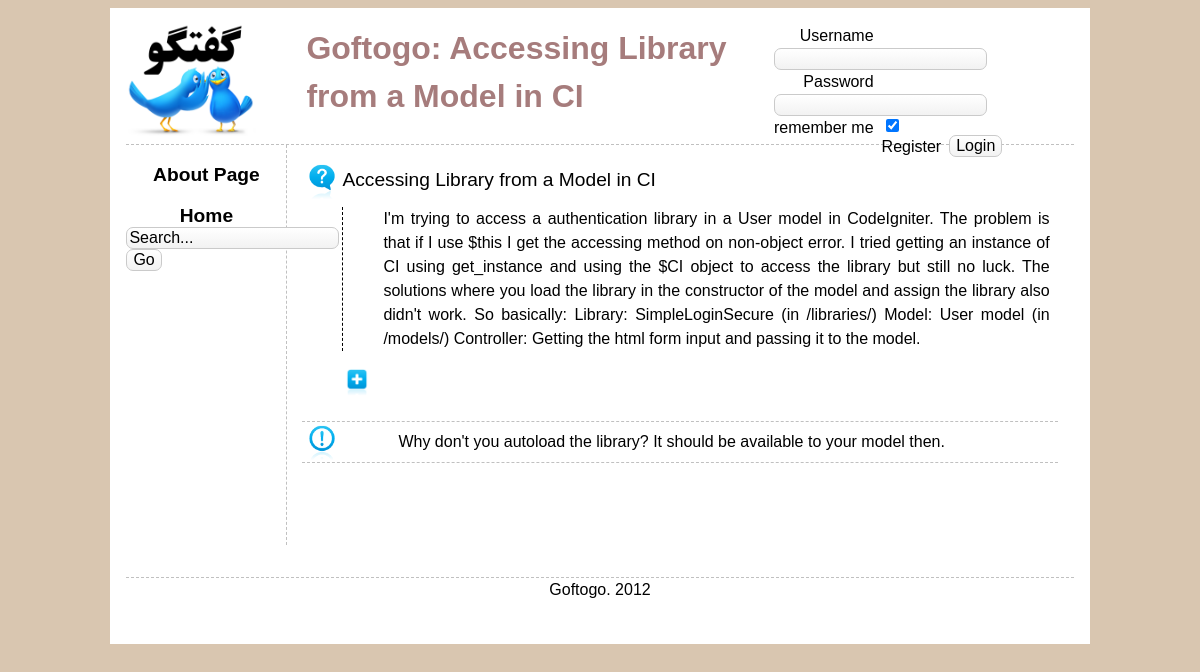
The app's page /main/qshow/1 with its own data.
### tables this page shows
CREATE TABLE IF NOT EXISTS `Question` (
  `questionID` int(11) NOT NULL AUTO_INCREMENT,
  `catID` int(11) DEFAULT NULL,
  `userID` int(11) DEFAULT NULL,
  `title` varchar(140) NOT NULL,
  `body` text NOT NULL,
  `rank` int(11) NOT NULL DEFAULT '0',
  `date` datetime DEFAULT NULL,
  PRIMARY KEY (`questionID`)
);

CREATE TABLE IF NOT EXISTS `Answer` (
  `answerID` int(11) NOT NULL AUTO_INCREMENT,
  `questionID` int(11) DEFAULT NULL,
  `userID` int(11) DEFAULT NULL,
  `body` text NOT NULL,
  `rank` int(11) NOT NULL DEFAULT '0',
  `date` datetime DEFAULT NULL,
  PRIMARY KEY (`answerID`),
  UNIQUE KEY `answeredDate` (`date`)
);

### application/controllers/main.php (called while the page is built, shortened)
<?php
class Main extends CI_Controller {
	public function __construct() {
		$this -> load -> model('question_model');
		$this -> load -> model('answer_model');
	}
	public function _loadviews($body_view, $data) {
		$this -> load -> view('templates/header', $data);
		$this -> load -> view('header/default');
		$this -> load -> view('leftnav/default');
		$this -> load -> view('body/' . $body_view, $data);
		$this -> load -> view('templates/footer');
	}
	public function qshow($qid) {
		$data['question'] = $this -> question_model -> get_details($qid);
		$data['title'] = 'Goftogo: ' . $data['question'] -> title;
		$data['answers'] = $this -> answer_model -> get_answers($qid);
		$data['backlink'] = $this -> session -> userdata('backlink');
		$this -> _loadviews('qdetails', $data);
	}
}

### index.php (called while the page is built, shortened)
<?php
require_once BASEPATH.'core/CodeIgniter.php';

### application/models/question_model.php (called while the page is built, shortened)
<?php
class Question_model extends CI_Model {
	public function get_details($qid) {
		$query = $this -> db -> get_where('Question', array('questionID' => $qid));
		return $query -> first_row();
	}
}

### application/models/answer_model.php (called while the page is built)
<?php
class Answer_model extends CI_Model {
	public function get_answers($qid) {
		$query = $this -> db -> get_where('Answer', array('questionID' => $qid));
		return $query -> result();
	}
}

### application/views/body/qdetails.php (the view, shortened to what this page needs)
<div id="body">
<div class="question">
		<h3><?php echo $question->title; ?></h3>
		<p><?php echo $question->body; ?></p>
<div id="ajaxresult">
<form action="<?php echo site_url(); ?>/ajax/getcomments" method="POST">
<input type="image" title="load comments" src=<?php echo base_url('img/icons/plus.png'); ?> width=30 name="submitit" id="submitit" onclick="return false" />
</form>
</div>
</div>
<?php foreach ($answers as $answer): ?>
	<div class="answer">
		<?php echo $answer->body; ?>
	</div>
<?php endforeach ?>
</div>

### css/main.css (style rules this page uses)
body { background: #D9C6B0; font: normal 100% sans-serif; line-height: 1.5; color: black; }
a { text-decoration: none; color: black; cursor: pointer; }
h1, h2, h3, h4, h5, h6 { text-decoration: none; color: #A67C7C; margin: 0; padding: 0; }
h3 { font: normal 120% sans-serif; color: black; }
#body { margin-left: 10em; min-height :400px; padding: 1em; }
.question, .answer, .comment { border-bottom-width: 1px; border-bottom-style: dashed; border-color: silver; padding: 0.5em; text-align: justify; }
.question { padding-left: 2.5em; background: transparent url(../img/icons/question.png) no-repeat top left; background-size: 40px; }
.answer { padding-left: 6em; background: transparent url(../img/icons/answer.png) no-repeat top left; background-size: 40px; }
.question p { border-left-width: 1px; border-left-style: dashed; padding-left: 2.5em; }

### css/form.css (style rules this page uses)
#form label { display: block; float: left; padding-right: 0.5em; text-align: right; width: 100px; font-size: 100%; }
#form a { float: left; padding-right: 0.5em; text-align: left; }
#form input { -moz-border-radius: 7px; -webkit-border-radius: 7px; background-color: #eaeaea; background: -moz-linear-gradient(top, #ffffff, #f2f2f2); background: -webkit-gradient(linear, left top, left bottom, color-stop(0.0, #ffffff), color-stop(1.0, #f2f2f2)); border: 1px solid #cacaca; font-family: inherit; font-size: 100%; }

### records on screen
question: title "Accessing Library from a Model in CI", body "I'm trying to access a authentication library in a User model in CodeIgniter. The problem is that if I use $this I get the accessing method on non-object error. I tried getting an instance of CI using get_instance and using the $CI object to access the library but still no luck. The solutions where you load the library in the constructor of the model and assign the library also didn't work. So basically: Library: SimpleLoginSecure (in /libraries/) Model: User model (in /models/) Controller: Getting the html form input and passing it to the model."
answer: body "Why don't you autoload the library? It should be available to your model then."

### other values on screen
form_label('Username','username') "Username"
form_label('Password','password') "Password"
form_label('remember me','remember') "remember me"
anchor("user/register/","Register") "Register"
$title "Goftogo: Accessing Library from a Model in CI"
anchor('main/view/about',"About Page") "About Page"
anchor('',"Home") "Home"
